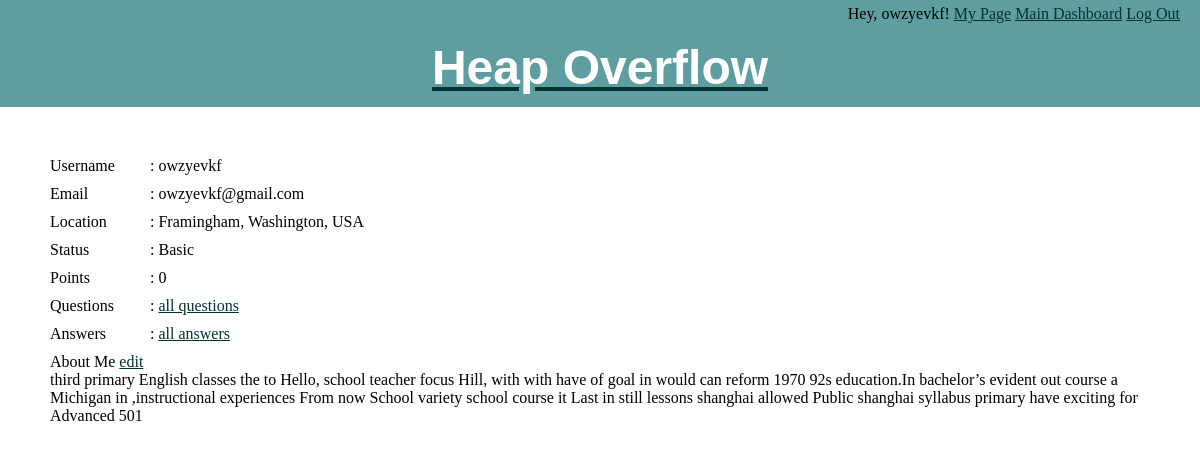
Screenshot of /mypage.php (signed in) with the database file from the repository.
### tables this page shows
create table webuser(
uid INTEGER AUTO_INCREMENT,
username varchar(20) not null,
email varchar(50) not null,
password varchar(20) not null,
city varchar(20) not null,
state varchar(20) not null,
country varchar(20) not null,
profile varchar(1000),
status varchar(10) not null,
points integer not null,
PRIMARY KEY	 (`uid`)
);

### mypage.php (the view, shortened to what this page needs)
<?php
include('connectdb.php');
require 'format.inc.php';
$username = $_SESSION['username'];
?>
<!DOCTYPE html>
<html>
<head>
    <link href="style.css" type="text/css" rel="stylesheet"/>
</head>
<body>
<?php echo present_header($_SESSION['headerName'], $_SESSION['username']); ?>
<?php
$drop_view = "drop view if exists thumb_ups";
$get_thumb_ups = "create view thumb_ups as(
select uid, sum(thumb_up) as total_thumb_up
from answer
group by uid
);";
$update_status = "update webuser join thumb_ups on webuser.uid = thumb_ups.uid
set points = total_thumb_up,  status = (case
										  when total_thumb_up >= 1000
										  then 'Expert'
										  when total_thumb_up < 1000 and total_thumb_up >=500
										  then 'Advanced'
										  when total_thumb_up < 500
										  then 'Basic'
										end)
where webuser.points != thumb_ups.total_thumb_up and webuser.uid <> 0;";
mysqli_query($conn, $drop_view);
mysqli_query($conn, $get_thumb_ups);
mysqli_query($conn, $update_status);
$stmt = $conn->prepare("SELECT email, city, state, country, status, points, profile FROM webuser WHERE username = '$username' ");
$stmt->execute();
$stmt->store_result();
$stmt->bind_result($email, $city, $state, $country, $status, $points, $profile);
$email = htmlspecialchars($email);
$city = htmlspecialchars($city);
$state = htmlspecialchars($state);
$country = htmlspecialchars($country);
$status = htmlspecialchars($status);
$points = htmlspecialchars($points);
$profile = htmlspecialchars($profile);
?>
<div class="content">
    <div class="row">
        <div class="profile-row">
            <p><span>Username </span>: <?php echo $username; ?></p>
        </div>
        <div class="profile-row">
            <p><span>Email </span>: <?php echo $email; ?></p>
        </div>
        <div class="profile-row">
            <p><span>Location </span>: <?php echo $city, ', ', $state, ', ', $country; ?></p>
        </div>
        <div class="profile-row">
            <p><span>Status</span>: <?php echo $status; ?></p>
        </div>
        <div class="profile-row">
            <p><span>Points </span>: <?php echo $points; ?></p>
        </div>
        <div class="profile-row">
            <p><span>Questions </span>: <a href="myquestions.php">all questions</a></p>
        </div>
        <div class="profile-row">
            <p><span>Answers </span>: <a href="myanswers.php">all answers</a></p>
        </div>
    </div>
    <p>About Me <a href="edit_profile.php">edit</a></p>
    <?php
    if (empty($profile)){
        echo "<p style='color: #CBCBCB; '>The profile is empty now. Click edit to add one. </p>";
    }
    else{
        echo "<p>$profile</p>";
    }
    ?>
</div>
</body>
</html>

### style.css (style rules this page uses)
html, body, header, footer, hgroup, nav, article, section, figure, figcaption, h1, h2, h3, ul, li, body, div, p, img { margin: 0; padding: 0; font-size: 100%; vertical-align: baseline; border: 0; }
body { background-position: center top; background-repeat: no-repeat; }
a:link, a:visited { color: #003330; }
.content { position: relative; display: inline-block; padding: 50px; }
.profile-row { width: 100%; float: left; margin-bottom: 10px; }
.profile-row p span { width: 100px; display: inline-block; }

### rows the page displays
webuser: email "owzyevkf@gmail.com", city "Framingham", state "Washington", country "USA", status "Basic", points "0", profile "third primary English classes the to Hello, school teacher focus Hill, with with have of goal in would can reform 1970 92s education.In bachelor’s evident out course a Michigan in ,instructional experiences From now School variety school course it Last in still lessons shanghai allowed Public shanghai syllabus primary have exciting for Advanced 501"

### other values shown
$username "owzyevkf"
$title "Heap Overflow"
